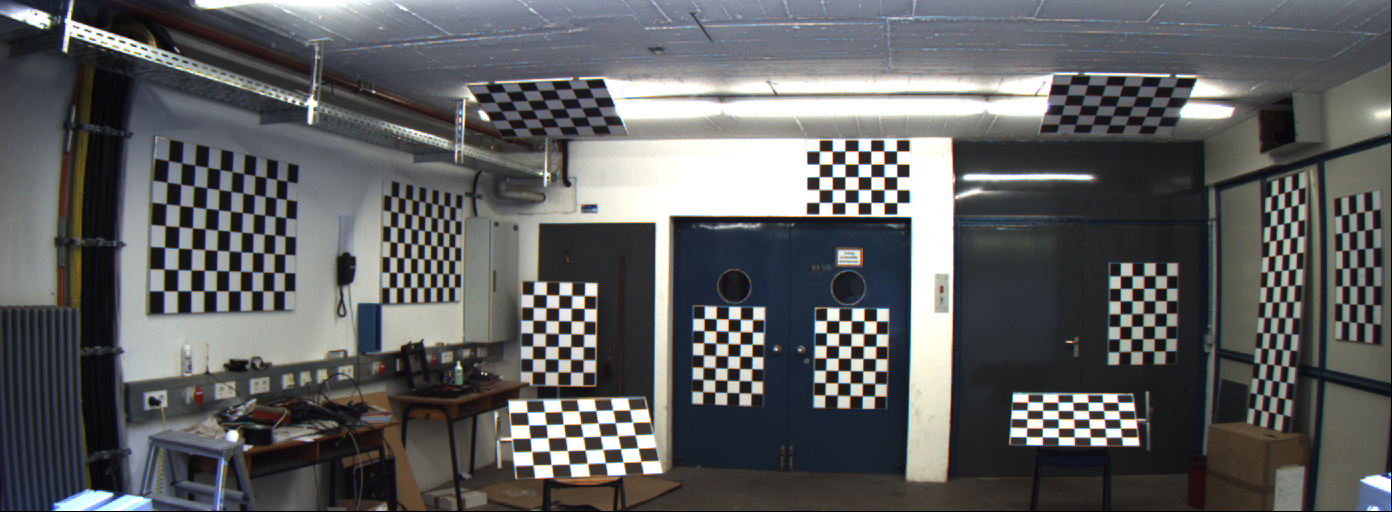
#> input picture calibration/image_02/data/0000000000.png, 1392 x 512 px; its folder holds only this picture in this run
$ python detect_corners.py
#> lines starting #> are read from the running program, lines starting #| are printed output that depends on the picture
# detect_corners.py
import glob
import os
import shutil
from typing import List, Dict, Tuple

import cv2
import numpy as np

from config_calib import (
    DEBUG_DIR,
    CALIB_LEFT_GLOB,
    CALIB_RIGHT_GLOB,
    BOARDS,
)

if os.path.exists(DEBUG_DIR):
    shutil.rmtree(DEBUG_DIR)

os.makedirs(DEBUG_DIR, exist_ok=True)

# ============================================================
# 1. Helpers: grids, RANSAC checks, drawing
# ============================================================

def make_board_grid(pattern_size: Tuple[int, int]) -> np.ndarray:
    """
    Create canonical 2D grid coordinates for a chessboard in board coordinates.
    shape: (N, 2), where N = cols*rows.
    """
    cols, rows = pattern_size
    grid = np.mgrid[0:cols, 0:rows].T.reshape(-1, 2).astype(np.float32)
    return grid


def ransac_check_board(grid_xy: np.ndarray,
                       corners_xy: np.ndarray,
                       reproj_thresh: float = 2.0,
                       min_inlier_ratio: float = 0.9):
    """
    Detects bad boards (points not on the corners)

    Fit homography from board grid -> image corners using RANSAC.
    Returns (ok, H, mask) where:
      - ok is True if inlier ratio >= min_inlier_ratio and H not None
      - H is 3x3 homography or None
      - mask is Nx1 uint8 inlier mask or None
    """
    assert grid_xy.shape == corners_xy.shape
    if grid_xy.shape[0] < 4:
        return False, None, None

    H, mask = cv2.findHomography(
        grid_xy, corners_xy,
        method=cv2.RANSAC,
        ransacReprojThreshold=reproj_thresh
    )
    if H is None or mask is None:
        return False, None, None

    inlier_ratio = float(mask.sum()) / float(mask.size)
    ok = inlier_ratio >= min_inlier_ratio
    return ok, H, mask


def draw_corners_debug(
    img_color: np.ndarray,
    corners_xy: np.ndarray,
    pattern_size: Tuple[int, int],
    board_name: str,
    out_path: str,
    ransac_mask: np.ndarray = None,  # kept for API compatibility, not used
):
    """
    Draw detected corners using OpenCV's drawChessboardCorners and save to out_path.
    """
    vis = img_color.copy()

    # OpenCV expects corners as (N, 1, 2) float32 in the same coordinate system
    corners_for_draw = corners_xy.reshape(-1, 1, 2).astype(np.float32)

    # patternWasFound=True because corners come from a successful detection
    cv2.drawChessboardCorners(vis, pattern_size, corners_for_draw, True)

    cv2.putText(vis, board_name, (10, 30),
                cv2.FONT_HERSHEY_SIMPLEX, 1.0, (255, 255, 255), 2)

    os.makedirs(os.path.dirname(out_path), exist_ok=True)
    cv2.imwrite(out_path, vis)


# ============================================================
# 2. Core: detect chessboard in ROI for one board & image
# ============================================================

def detect_board_in_roi(
    gray: np.ndarray,
    roi: Tuple[int, int, int, int],
    pattern_size: Tuple[int, int]
) -> np.ndarray:
    """
    Try to detect chessboard corners for a single board inside a given ROI.
    Returns corners as (N,2) in FULL image coordinates, or None on failure.
    """
    x, y, w, h = roi
    roi_gray = gray[y:y + h, x:x + w]
    ret, corners = cv2.findChessboardCornersSB(roi_gray, pattern_size)

    if not ret or corners is None:
        return None

    corners = corners.astype(np.float32)

    criteria = (cv2.TERM_CRITERIA_EPS + cv2.TERM_CRITERIA_MAX_ITER,
                30, 0.01)

    cv2.cornerSubPix(
        roi_gray,
        corners,
        winSize=(3, 3),
        zeroZone=(-1, -1),
        criteria=criteria
    )

    corners_full = corners.reshape(-1, 2)
    corners_full[:, 0] += x
    corners_full[:, 1] += y

    return corners_full


# ============================================================
# 3. Pipeline for one camera
# ============================================================

def detect_corners_for_camera(
    cam_name: str,
    image_glob: str,
    boards: List,
    debug_root: str = DEBUG_DIR,
    ransac_thresh: float = 2.0,
    min_inlier_ratio: float = 0.9,
):
    """
    Run detection for all images for one camera.

    Returns a dictionary with:
      - image_paths: list[str]
      - detections: list[dict] with keys:
            'image_idx', 'image_name', 'board_name', 'pattern_size',
            'corners' (Nx2 float32)
    """
#> called with cam_name = 'left', image_glob = 'image_02/data/*.png', debug_root = 'calib_debug', ransac_thresh = 2, min_inlier_ratio = 0.9
    image_paths = sorted(glob.glob(image_glob))[:4] #ONLY USING 4 FIRST IMAGES, BECAUSE ITSFASTER
    print(f"[{cam_name}] Found {len(image_paths)} images")
    all_detections: List[Dict] = []

    for img_idx, img_path in enumerate(image_paths):
        img_color = cv2.imread(img_path, cv2.IMREAD_COLOR)
#> img_color is the input picture: shape (512, 1392, 3); mean B, G, R 95.6, 95, 93.8
        if img_color is None:
            print(f"[{cam_name}] WARNING: Could not read {img_path}")
            continue

        gray = cv2.cvtColor(img_color, cv2.COLOR_BGR2GRAY)
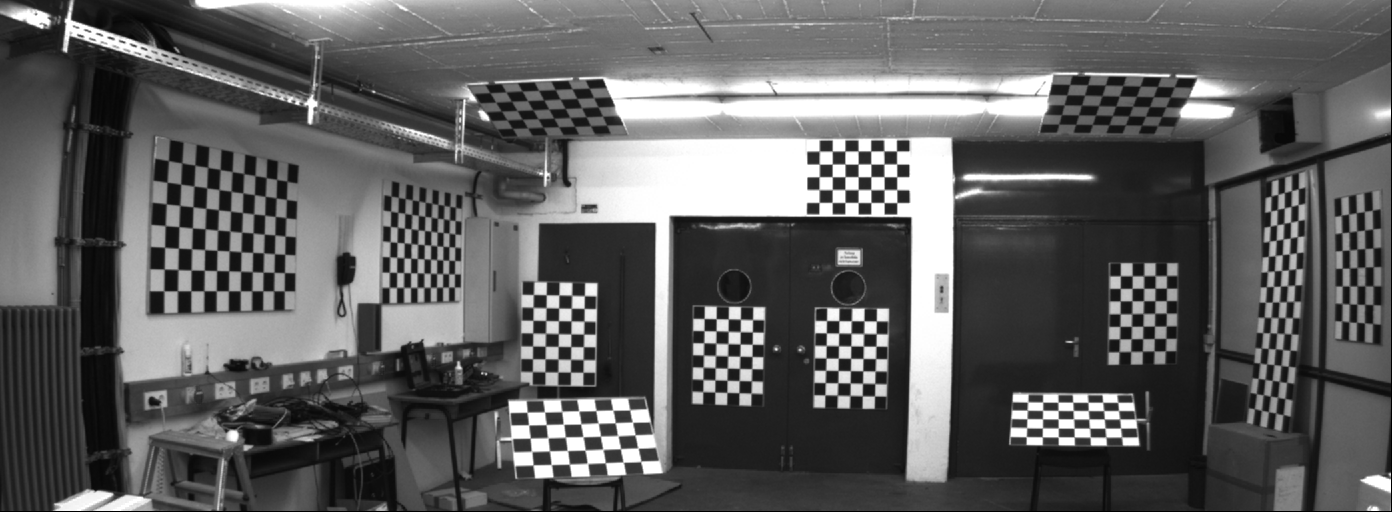
#> gray: shape (512, 1392); min 0, max 255, mean 94.7
        print(f"[{cam_name}] Processing image {img_idx}: {img_path}")

        for board in boards:
            roi = board.roi_left if cam_name == "left" else board.roi_right

            corners_full = detect_board_in_roi(
                gray, roi, board.pattern_size
            )
            if corners_full is None:
                print(f"  - {board.name}: detection FAILED")
                continue

            grid = make_board_grid(board.pattern_size)
            ok, H, mask = ransac_check_board(
                grid, corners_full,
                reproj_thresh=ransac_thresh,
                min_inlier_ratio=min_inlier_ratio
            )
            if not ok:
                print(f"  - {board.name}: RANSAC REJECTED (too many outliers)")
                dbg_path = os.path.join(
                    debug_root,
                    f"{cam_name}_bad",
                    f"img{img_idx:02d}_{board.name}.png"
                )
                draw_corners_debug(
                    img_color, corners_full, board.pattern_size,
                    board.name, dbg_path, ransac_mask=mask
                )
                continue

            print(f"  - {board.name}: OK "
                  f"(corners={len(corners_full)}, "
                  f"inliers={int(mask.sum())}/{mask.size})")

            dbg_path = os.path.join(
                debug_root,
                f"{cam_name}_ok",
                f"img{img_idx:02d}_{board.name}.png"
            )
            draw_corners_debug(
                img_color, corners_full, board.pattern_size,
                board.name, dbg_path, ransac_mask=mask
            )

            det = {
                "image_idx": img_idx,
                "image_name": os.path.basename(img_path),
                "board_name": board.name,
                "pattern_size": board.pattern_size,
                "corners": corners_full.astype(np.float32),
            }
            all_detections.append(det)
#> this loop made 13 passes
#> inlier_ratio in ransac_check_board on passes 1 to 12: 1, 1, 1, 1, 1, 1, 1, 1, 1, 1, 1, 1
#|   - B01: OK (corners=77, inliers=77/77)
#|   - B02: OK (corners=77, inliers=77/77)
#|   - B03: OK (corners=35, inliers=35/35)
#|   - B04: OK (corners=35, inliers=35/35)
#|   - B05: OK (corners=35, inliers=35/35)
#|   - B06: OK (corners=35, inliers=35/35)
#|   - B07: OK (corners=35, inliers=35/35)
#|   - B08: OK (corners=35, inliers=35/35)
#> (further printed lines are left out)
#> pass 1, in detect_board_in_roi, `roi_gray = gray[y:y + h, x:x + w]`:
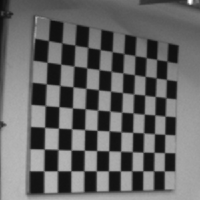
#> roi_gray: shape (200, 200); min 10, max 255, mean 103
#> pass 1, in draw_corners_debug, `cv2.imwrite(out_path, vis)`:
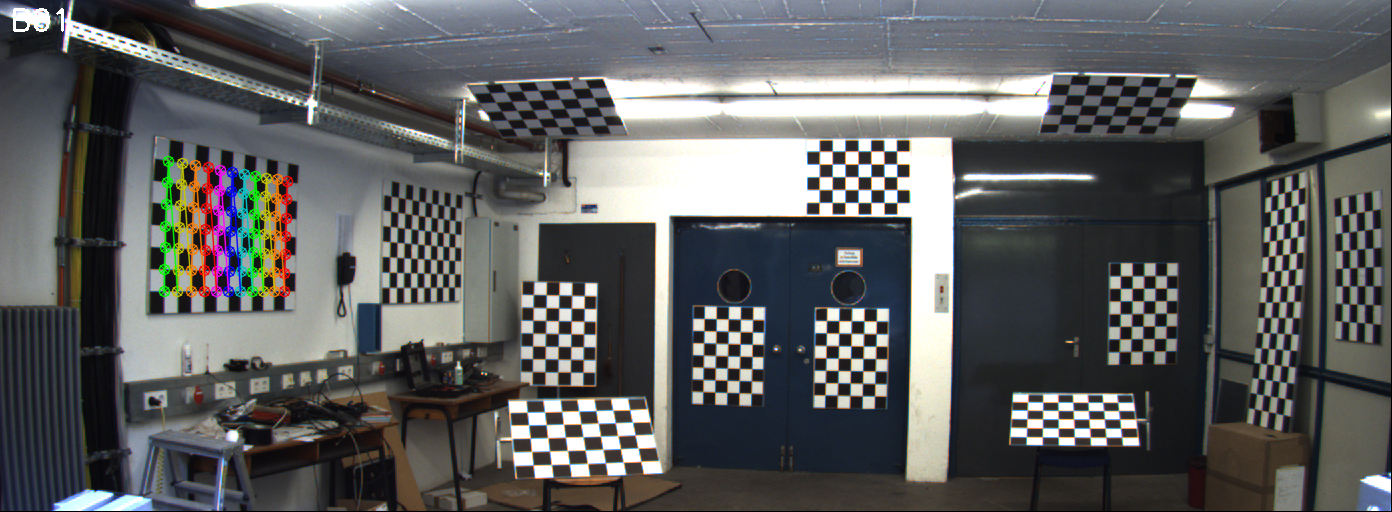
#> saved as img00_B01.png: shape (512, 1392, 3); mean B, G, R 95.4, 95.5, 94.5
#> pass 2, in detect_board_in_roi (call 2), `roi_gray = gray[y:y + h, x:x + w]`:
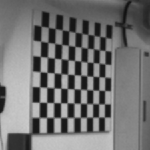
#> roi_gray: shape (150, 150); min 17, max 203, mean 114.6
#> after the loop, all_detections = 13 items

    out_path = f"corners_{cam_name}.npz"
    print(f"[{cam_name}] Saving {len(all_detections)} detections to {out_path}")
#| [left] Saving 13 detections to corners_left.npz

    image_names = [os.path.basename(p) for p in image_paths]
    np.savez_compressed(
        out_path,
        image_paths=np.array(image_paths, dtype=object),
        image_names=np.array(image_names, dtype=object),
        detections=np.array(all_detections, dtype=object),
    )

    return {
        "image_paths": image_paths,
        "detections": all_detections,
    }


# ============================================================
# 4. Main
# ============================================================

def main():
    detect_corners_for_camera(
        cam_name="left",
        image_glob=CALIB_LEFT_GLOB,
        boards=BOARDS,
    )

    detect_corners_for_camera(
        cam_name="right",
        image_glob=CALIB_RIGHT_GLOB,
        boards=BOARDS,
    )
#| [right] Found 1 images
#| [right] Processing image 0: calibration/image_02/data/0000000000.png
#> the loop in detect_corners_for_camera (call 2), `for board in boards:` made 13 passes
#> pass 1, in detect_board_in_roi (call 14), `roi_gray = gray[y:y + h, x:x + w]`:
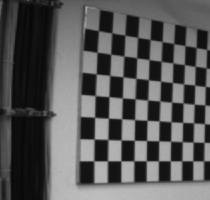
#> roi_gray: shape (200, 210); min 7, max 194, mean 86.7
#> pass 2, in detect_board_in_roi (call 15), `roi_gray = gray[y:y + h, x:x + w]`:
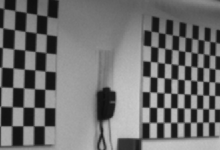
#> roi_gray: shape (150, 220); min 15, max 203, mean 112.5
#> pass 3, in detect_board_in_roi (call 16), `roi_gray = gray[y:y + h, x:x + w]`:
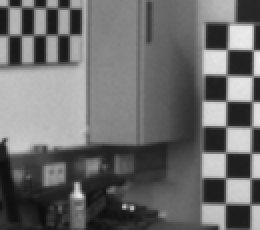
#> roi_gray: shape (115, 130) (shown 2 times larger); min 12, max 235, mean 107.6
#| [right] Saving 0 detections to corners_right.npz

    print("[DONE] Corner detection completed for both cameras.")


if __name__ == "__main__":
    main()
